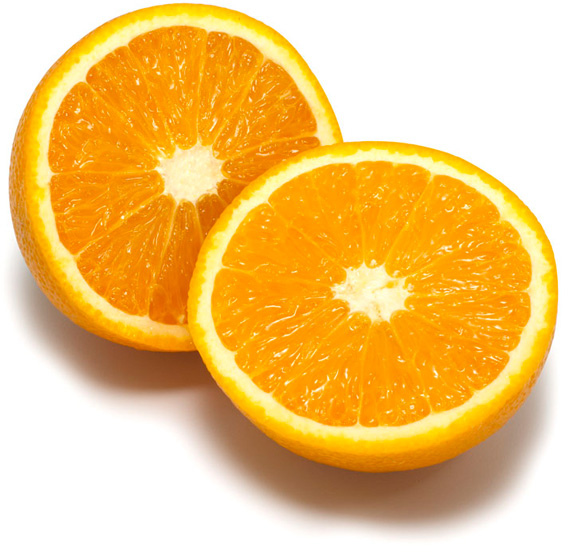
%> input picture image_segmentation_algorithms/utils/orange.jpg, 572 x 551 px
$ octave segmentation_algorithms_demo.m   (GNU Octave 9; MATLAB toolbox functions it lacks are replaced by stand-ins)
%> lines starting %> are read from the running program, lines starting %| are printed output that depends on the picture
### image_segmentation_algorithms/utils/kmeans_segm.m
function [segmentation, centers, count] = kmeans_segm(img, K, L, seed, threshold)

% ------------------ K-MEANS ALGORITHM ------------------ %

% Let X be a set of pixels and V be a set of K cluster centers in 3D (R,G,B).
% 1. Randomly initialize the K cluster centers
% 2. Compute all distances between pixels and cluster centers
% 3. Iterate L times
% 4. Assign each pixel to the cluster center for which the distance is min
% 5. Recompute each cluster center by taking the mean of all pixels assigned to it
% 6. Recompute all distances between pixels and cluster centers

% ------------------------------------------------------- %


difference = 5;
count = 0;

% Let X be a set of pixels and V be a set of K cluster centers in 3D (R,G,B)
img = double(imresize(img, 1));
dim = ndims(img);

if dim == 3
    [img_x, img_y, ~] = size(img);
    X = reshape(img, img_x * img_y, 3);
else
    [img_x, ~] = size(img);
    img_y = 1;
    X = img;
end

%1. Randomly initialize the K clusters centers
RGB_MIN = int16(min(X));
RGB_MAX = int16(max(X));

% Randomizing colors
V_1 = randi([RGB_MIN(1), RGB_MAX(1)], K, 1);
V_2 = randi([RGB_MIN(2), RGB_MAX(2)], K, 1);
V_3 = randi([RGB_MIN(3), RGB_MAX(3)], K, 1);

% Combining into RGB
V = [V_1, V_2, V_3];

% 2. Compute all distances between pixels and cluster centers
distance = pdist2(X, V);

while (difference > threshold)

    % 3. Iterate L times
    for i = 1:L

        % 4. Assign each pixel to the cluster center for which the distance is min
        Vtemp = double(zeros(K, 3));
        count = double(zeros(K, 1));

        for idx = 1:img_x * img_y
            kminimum(idx) = 1;
            leastdistance = distance(idx, 1);
            for k = 2:K
                if (distance(idx, k) < leastdistance)
                    leastdistance = distance(idx, k);
                    kminimum(idx) = k;
                end
            end
            Vtemp(kminimum(idx), 1) = Vtemp(kminimum(idx), 1) + X(idx, 1);
            Vtemp(kminimum(idx), 2) = Vtemp(kminimum(idx), 2) + X(idx, 2);
            Vtemp(kminimum(idx), 3) = Vtemp(kminimum(idx), 3) + X(idx, 3);
            count(kminimum(idx)) = count(kminimum(idx)) + 1;
        end

        % 5. Recompute each cluster center by taking the mean of all pixels assigned to it
        for k = 1:K
            if (count(k) > 0)
                V(k, 1) = Vtemp(k, 1) ./ count(k);
                V(k, 2) = Vtemp(k, 2) ./ count(k);
                V(k, 3) = Vtemp(k, 3) ./ count(k);
            end
        end

        % 6. Recompute all distances between pixels and cluster centers
        distance = pdist2(X,V);
    end
end

size(kminimum)
Xnew = zeros(img_x*img_y, 1);

for idx = 1:img_x*img_y
    Xnew(idx) = kminimum(idx);
end

segmentation = uint8(reshape(Xnew, img_x, img_y, 1));
centers = V;

end

### image_segmentation_algorithms/segmentation_algorithms_demo.m
% Demonstration of various image segmentation algorithms and their results

%% K-MEANS ALGORITHM

% -------------------- Parameters -------------------- %
K = 8;              % Number of clusters
L = 15;             % Number of iterations
seed = 1337;        % Seed for reproducibility
scale_factor = 0.6; % Down-scaling factor for the image
image_sigma = 1.0;  % Gaussian blur sigma
thresh = 0.02;      % Threshold for stopping segmentation
% ---------------------------------------------------- %

% Load and preprocess image
Im = imread('orange.jpg');
%> Im is the input picture: size 551x572x3 uint8; mean R, G, B 242.2, 197.1, 118.9
I_resized = imresize(Im, scale_factor);
I_temp = I_resized;

% Apply Gaussian filtering
d = 2 * ceil(image_sigma * 2) + 1;
h = fspecial('gaussian', [d d], image_sigma);
I_input = imfilter(I_resized, h);
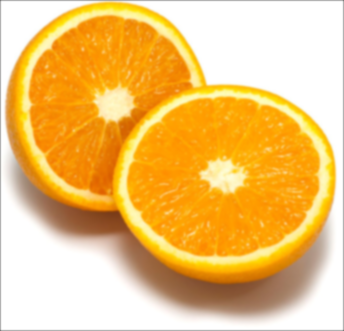
%> I_input: size 331x344x3 uint8; mean R, G, B 241.2, 196, 117.9

% Perform k-means segmentation
[Image_segmented, centers, counter] = kmeans_segm(I_input, K, L, seed, thresh);
%> in kmeans_segm, `RGB_MIN = int16(min(X));`: RGB_MIN = [123 60 0]
%> in kmeans_segm, `RGB_MAX = int16(max(X));`: RGB_MAX = [255 255 255]
%> in kmeans_segm, `V = [V_1, V_2, V_3];`: V = [235 174 207; 223 237 230; 178 158 79; 157 115 186; 190 208 230; 176 181 175; 227 109 120; 163 238 25]
%> (the run ends here)
